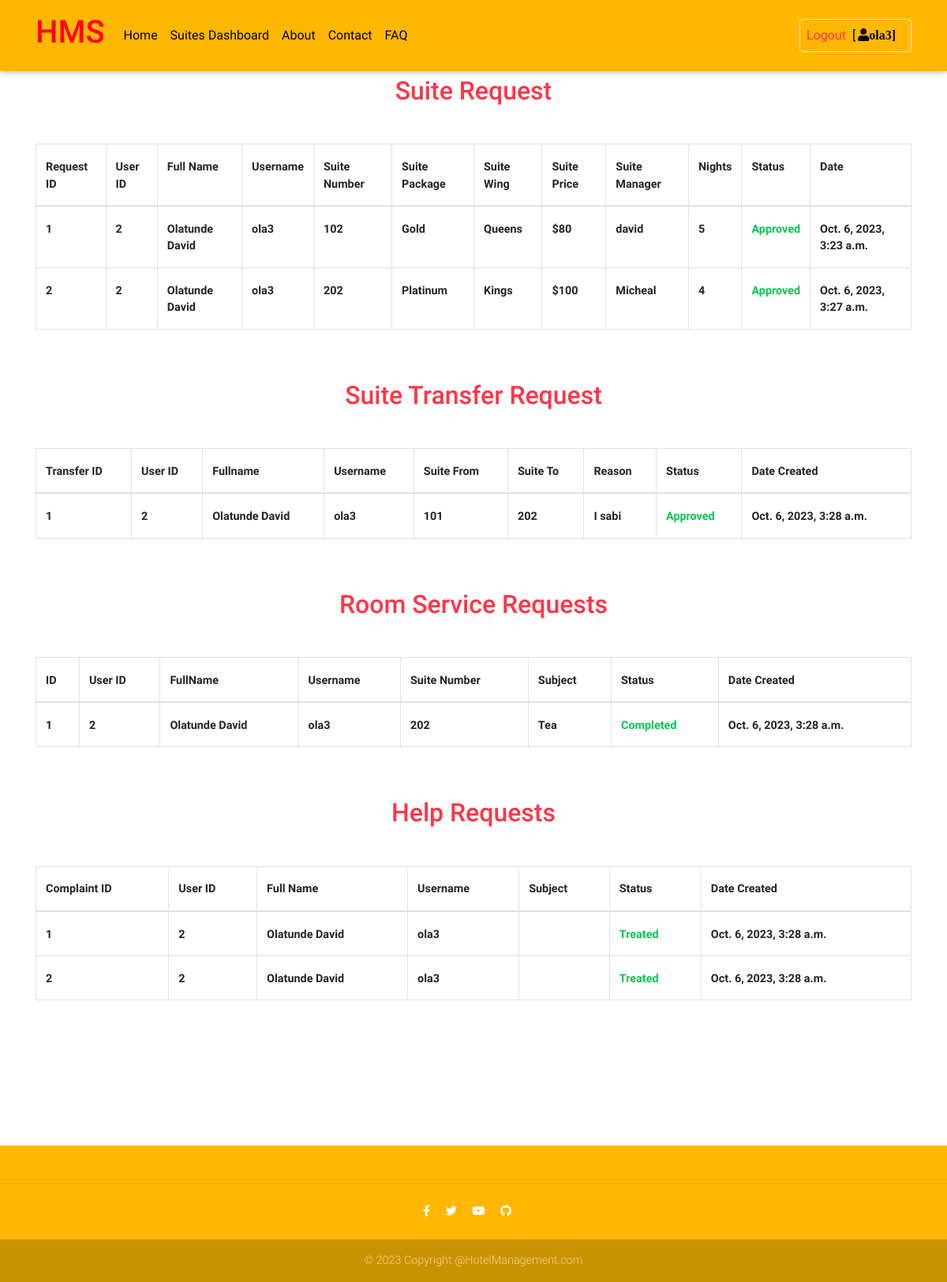
The page /app/request_dashboard (signed in) on the database its author committed.
### app_core/models.py (models this page shows, shortened)
class SuiteRequest(models.Model):
    user = models.ForeignKey(User, on_delete = models.CASCADE)
    room = models.ForeignKey(Room, on_delete=models.CASCADE)
    nights = models.IntegerField(default=1)
    approved = models.BooleanField(default=False)
    created_at = models.DateTimeField(auto_now = True)
    updated_at = models.DateTimeField(auto_now_add = True)

class Room(models.Model):
    user = models.ForeignKey(User, on_delete=models.CASCADE, null=True, blank=True)
    wing = models.ForeignKey(Wing, on_delete = models.CASCADE)
    package = models.ForeignKey(Package, on_delete = models.CASCADE)
    room_number = models.IntegerField(unique=True)
    room_tag = models.CharField(max_length = 10, default="NEW")
    condition = models.CharField(max_length=50)
    is_available = models.BooleanField(default=True)
    image1 = models.FileField(default="default.png")
    image2 = models.FileField(default="default.png")
    image3 = models.FileField(default="default.png")
    created_at = models.DateTimeField(auto_now = True)
    updated_at = models.DateTimeField(auto_now_add = True)

class Package(models.Model):
    name = models.CharField(max_length=20)
    description = models.CharField(max_length=20)
    charge = models.BigIntegerField()
    created_at = models.DateTimeField(auto_now = True)
    updated_at = models.DateTimeField(auto_now_add = True)

class Wing(models.Model):
    wing_manager = models.ForeignKey(WingManager, on_delete = models.CASCADE)
    wing_name = models.CharField(max_length = 50)
    wing_number = models.BigIntegerField(null = True)
    created_at = models.DateTimeField(auto_now = True)
    updated_at = models.DateTimeField(auto_now_add = True)

class WingManager(models.Model):
    first_name = models.CharField(max_length = 50)
    last_name = models.CharField(max_length = 50)
    email = models.CharField(max_length = 50)
    address = models.CharField(max_length = 50)
    phone_no = models.CharField(max_length = 100)
    created_at = models.DateTimeField(auto_now = True)
    updated_at = models.DateTimeField(auto_now_add = True)

class SuiteChange(models.Model):
    user = models.ForeignKey(User, on_delete=models.CASCADE)
    room_from = models.ForeignKey(Room, on_delete=models.CASCADE, null=True, related_name="room_from")
    room_to = models.ForeignKey(Room, on_delete=models.CASCADE, null=True, related_name="room_to")
    reason = models.TextField()
    approved = models.BooleanField(default=False)
    created_at = models.DateTimeField(auto_now = True)
    updated_at = models.DateTimeField(auto_now_add = True)

class RoomServiceRequest(models.Model):
    user = models.ForeignKey(User, on_delete = models.CASCADE)
    room = models.ForeignKey(Room, on_delete=models.CASCADE)
    subject = models.CharField(max_length = 40)
    message = models.TextField()
    status = models.BooleanField(default=False)
    created_at = models.DateTimeField(auto_now = True)
    updated_at = models.DateTimeField(auto_now_add = True)

class HelpRequest(models.Model):
    user = models.ForeignKey(User, on_delete = models.CASCADE)
    subject = models.CharField(max_length = 40)
    message = models.TextField()
    status = models.BooleanField(default=False)
    created_at = models.DateTimeField(auto_now = True)
    updated_at = models.DateTimeField(auto_now_add = True)

### app_core/user_views.py (the view)
# urls.py: path("request_dashboard", request_dashboard, name = "request-dashboard"),
def request_dashboard(request):
    user = request.user
    room_service = RoomServiceRequest.objects.filter(user = request.user)
    suite_change = SuiteChange.objects.filter(user = user)
    help_requests = HelpRequest.objects.filter(user = user)
    suite_requests = SuiteRequest.objects.filter(user = user)
    context = {"suite_change":suite_change, "help_requests":help_requests, "suite_requests":suite_requests, "room_service":room_service}
    return render(request, "user/request_dashboard.html", context)

### app_core/templates/user/request_dashboard.html (shortened to what this page needs)
{% extends 'base.html' %}
{% block content %}
<br><br>
<main>
    <div class="container">
        <h2 class="my-5 h2 text-center text-danger">Suite Request</h2>
        <div class="table-responsive">
            <table class="table table-stripped table-hovered table-bordered">
                <thead>
                    <tr>
                        <td>Request ID</td>
                        <td>User ID</td>
                        <td>Full Name</td>
                        <td>Username</td>
                        <td>Suite Number</td>
                        <td>Suite Package</td>
                        <td>Suite Wing</td>
                        <td>Suite Price</td>
                        <td>Suite Manager</td>
                        <td>Nights</td>
                        <td>Status</td>
                        <td>Date</td>
                    </tr>
                </thead>
                <tbody>
                    {% for suite in suite_requests %}
                    <tr>
                        <td>{{suite.id}}</td>
                        <td>{{suite.user.id}}</td>
                        <td>{{suite.user.first_name}}</td>
                        <td>{{suite.user.username}}</td>
                        <td>{{suite.room.room_number}}</td>
                        <td>{{suite.room.package.name}}</td>
                        <td>{{suite.room.wing.wing_name}}</td>
                        <td>${{suite.room.package.charge}}</td>
                        <td>{{suite.room.wing.wing_manager.first_name}}</td>
                        <td>{{suite.nights}}</td>
                        {% if suite.approved %}
                        <td class="text-success">Approved</td>
                        {% else %}
                        <td class="text-warning">Pending</td>
                        {% endif %}
                        <td>{{suite.created_at}}</td>
                    </tr>
                    {% endfor %}
                </tbody>
            </table>
        </div>
        <h2 class="my-5 h2 text-center text-danger">Suite Transfer Request</h2>
        <div class="table-responsive">
            <table class="table table-stripped table-hovered table-bordered">
                <thead>
                    <tr>
                        <td>Transfer ID</td>
                        <td>User ID</td>
                        <td>Fullname</td>
                        <td>Username</td>
                        <td>Suite From</td>
                        <td>Suite To</td>
                        <td>Reason</td>
                        <td>Status</td>
                        <td>Date Created</td>
                    </tr>
                </thead>
                <tbody>
                    {% for room in suite_change %}
                    <tr>
                        <td>{{room.id}}</td>
                        <td>{{room.user.id}}</td>
                        <td>{{room.user.first_name}}</td>
                        <td>{{room.user.username}}</td>
                        <td>{{room.room_from.room_number}}</td>
                        <td>{{room.room_to.room_number}}</td>
                        <td>{{room.reason}}</td>
                        {% if room.approved %}
                        <td class="text-success">Approved</td>
                        {% else %}
                        <td class="text-warning">Pending</td>
                        {% endif %}
                        <td>{{room.created_at}}</td>
                    </tr>
                    {% endfor %}
                </tbody>
            </table>
        </div>
        <h2 class="my-5 h2 text-center text-danger">Room Service Requests</h2>
        <div class="table-responsive">
            <table class="table table-stripped table-hovered table-bordered">
                <thead>
                    <tr>
                        <td>ID</td>
                        <td>User ID</td>
                        <td>FullName</td>
                        <td>Username</td>
                        <td>Suite Number</td>
                        <td>Subject</td>
                        <td>Status</td>
                        <td>Date Created</td>
                    </tr>
                </thead>
                <tbody>
                    {% for room_s in room_service %}
                    <tr>
                        <td>{{room_s.id}}</td>
                        <td>{{room_s.user.id}}</td>
                        <td>{{room_s.user.first_name}}</td>
                        <td>{{room_s.user.username}}</td>
                        <td>{{room_s.room.room_number}}</td>
                        <td>{{room_s.subject}}</td>
                        {% if room_s.status %}
                        <td class="text-success">Completed</td>
                        {% else %}
                        <td class="text-warning">Pending</td>
                        {% endif %}
                        <td>{{room_s.created_at}}</td>
                    </tr>
                    {% endfor %}
                </tbody>
            </table>
        </div>
        <h2 class="my-5 h2 text-center text-danger">Help Requests</h2>
        <div class="table-responsive">
            <table class="table table-stripped table-hovered table-bordered">
                <thead>
                    <tr>
                        <td>Complaint ID</td>
                        <td>User ID</td>
                        <td>Full Name</td>
                        <td>Username</td>
                        <td>Subject</td>
                        <td>Status</td>
                        <td>Date Created</td>
                    </tr>
                </thead>
                <tbody>
                    {% for complain in help_requests %}
                    <tr>
                        <td>{{complain.id}}</td>
                        <td>{{complain.user.id}}</td>
                        <td>{{complain.user.first_name}}</td>
                        <td>{{complain.user.username}}</td>
                        <td>{{complain.subject}}</td>
                        {% if complain.status %}
                        <td class="text-success">Treated</td>
                        {% else %}
                        <td class="text-warning">Pending</td>
                        {% endif %}
                        <td>{{complain.created_at}}</td>
                    </tr>
                    {% endfor %}
                </tbody>
            </table>
        </div>
    </div>
</main>
<br><br><br><br><br><br>
{% endblock %}

### templates/navbar.html (shortened to what this page needs)
  <nav class="navbar fixed-top navbar-expand-lg navbar-light scrolling-navbar bg-custom">
    <div class="container">
      <a class="navbar-brand waves-effect" href="{% url 'welcome-page' %}">
        <h1 class="text-custom"><strong class="text-custom h1">HMS</strong></h1>
      </a>
      <div class="collapse navbar-collapse" id="navbarSupportedContent">
        <ul class="navbar-nav mr-auto">
          <li class="nav-item">
            <a class="nav-link waves-effect" href="{% url 'welcome-page' %}"><b>Home</b></a>
          </li>
          {% if request.user.is_authenticated %}
          <li class="nav-item">
            <a class="nav-link waves-effect" href="{% url 'app:view-suites' %}"><b>Suites Dashboard</b></a>
          </li>
          {% endif %}
          <li class="nav-item">
            <a class="nav-link waves-effect" href="{% url 'about' %}"><b>About</b></a>
          </li>
          <li class="nav-item">
            <a class="nav-link waves-effect" href="{% url 'contact' %}"><b>Contact</b></a>
          </li>
          <li class="nav-item">
            <a class="nav-link waves-effect" href="{% url 'faq' %}"><b>FAQ</b></a>
          </li>
        </ul>
        <ul class="navbar-nav nav-flex-icons">
          {% if request.user.is_authenticated %}
          <li class="nav-item">
            <a href="{% url 'logout-user' %}" class="nav-link border border-light rounded waves-effect">
              <b class="text-danger mr-2">Logout</b><strong>[<i class="fas fa-user mr-2">{{ request.user.username}}] </i></strong>
            </a>
          </li>
          {% endif %}
        </ul>
      </div>
    </div>
  </nav>

### static/css/main.css (style rules this page uses)
.bg-custom { background-color: #ffb700; }
table td { font-weight: bold; }
.text-custom { color: rgb(255, 0, 25); }

### templates/base.html (style rules this page uses)
html, body, header, .carousel { height: 80vh; }

### rows shown on the page
SuiteRequest: id "1", user.id "2", user.first_name "Olatunde David", user.username "ola3", room.room_number "102", room.package.name "Gold", room.wing.wing_name "Queens", room.package.charge "80", room.wing.wing_manager.first_name "david", nights "5", approved "Approved", created_at "Oct. 6, 2023, 3:23 a.m."
SuiteRequest: id "2", user.id "2", user.first_name "Olatunde David", user.username "ola3", room.room_number "202", room.package.name "Platinum", room.wing.wing_name "Kings", room.package.charge "100", room.wing.wing_manager.first_name "Micheal", nights "4", approved "Approved", created_at "Oct. 6, 2023, 3:27 a.m."
SuiteChange: id "1", user.id "2", user.first_name "Olatunde David", user.username "ola3", room_from.room_number "101", room_to.room_number "202", reason "I sabi", approved "Approved", created_at "Oct. 6, 2023, 3:28 a.m."
RoomServiceRequest: id "1", user.id "2", user.first_name "Olatunde David", user.username "ola3", room.room_number "202", subject "Tea", status "Completed", created_at "Oct. 6, 2023, 3:28 a.m."
HelpRequest: id "1", user.id "2", user.first_name "Olatunde David", user.username "ola3", status "Treated", created_at "Oct. 6, 2023, 3:28 a.m."
HelpRequest: id "2", user.id "2", user.first_name "Olatunde David", user.username "ola3", status "Treated", created_at "Oct. 6, 2023, 3:28 a.m."

### other values the page prints
{{ request.user.username }} "ola3"
